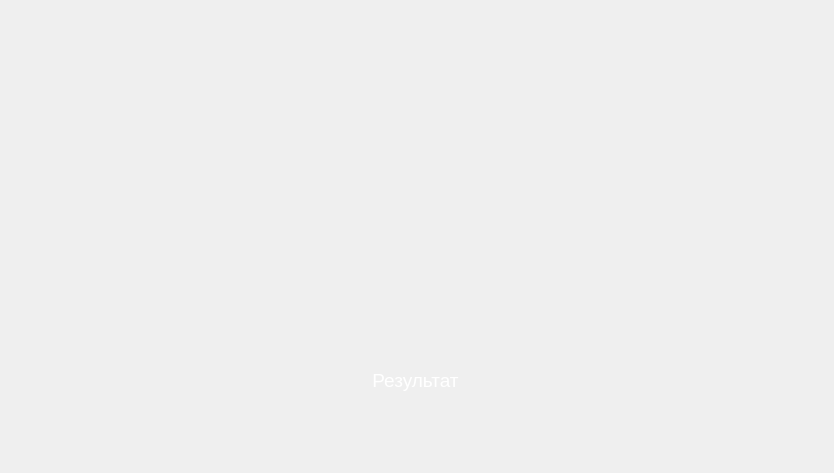
<?xml version="1.0" encoding="UTF-8"?>
<ui version="4.0">
 <class>MainWindow</class>
 <widget class="QMainWindow" name="MainWindow">
  <property name="geometry">
   <rect>
    <x>0</x>
    <y>0</y>
    <width>834</width>
    <height>473</height>
   </rect>
  </property>
  <property name="windowTitle">
   <string>MainWindow</string>
  </property>
  <widget class="QWidget" name="centralwidget">
   <widget class="QLabel" name="label">
    <property name="geometry">
     <rect>
      <x>-30</x>
      <y>-20</y>
      <width>911</width>
      <height>591</height>
     </rect>
    </property>
    <property name="text">
     <string/>
    </property>
    <property name="pixmap">
     <pixmap>-1.png</pixmap>
    </property>
   </widget>
   <widget class="QTextEdit" name="textEdit">
    <property name="geometry">
     <rect>
      <x>90</x>
      <y>30</y>
      <width>661</width>
      <height>171</height>
     </rect>
    </property>
    <property name="styleSheet">
     <string notr="true">background: transparent;
color: white;
border: none;</string>
    </property>
    <property name="html">
     <string>&lt;!DOCTYPE HTML PUBLIC &quot;-//W3C//DTD HTML 4.0//EN&quot; &quot;http://www.w3.org/TR/REC-html40/strict.dtd&quot;&gt;
&lt;html&gt;&lt;head&gt;&lt;meta name=&quot;qrichtext&quot; content=&quot;1&quot; /&gt;&lt;style type=&quot;text/css&quot;&gt;
p, li { white-space: pre-wrap; }
&lt;/style&gt;&lt;/head&gt;&lt;body style=&quot; font-family:'MS Shell Dlg 2'; font-size:8.25pt; font-weight:400; font-style:normal;&quot;&gt;
&lt;p style=&quot;-qt-paragraph-type:empty; margin-top:0px; margin-bottom:0px; margin-left:0px; margin-right:0px; -qt-block-indent:0; text-indent:0px;&quot;&gt;&lt;br /&gt;&lt;/p&gt;&lt;/body&gt;&lt;/html&gt;</string>
    </property>
   </widget>
   <widget class="QTextEdit" name="textEdit_2">
    <property name="geometry">
     <rect>
      <x>90</x>
      <y>220</y>
      <width>661</width>
      <height>91</height>
     </rect>
    </property>
    <property name="styleSheet">
     <string notr="true">background: transparent;
color: white;
border: none;</string>
    </property>
   </widget>
   <widget class="QPushButton" name="pushButton_2">
    <property name="geometry">
     <rect>
      <x>290</x>
      <y>350</y>
      <width>251</width>
      <height>61</height>
     </rect>
    </property>
    <property name="font">
     <font>
      <family>Arial</family>
      <pointsize>14</pointsize>
     </font>
    </property>
    <property name="styleSheet">
     <string notr="true">background: transparent;
color: white;
border: none;</string>
    </property>
    <property name="text">
     <string>Результат</string>
    </property>
   </widget>
  </widget>
 </widget>
 <resources/>
 <connections/>
</ui>
